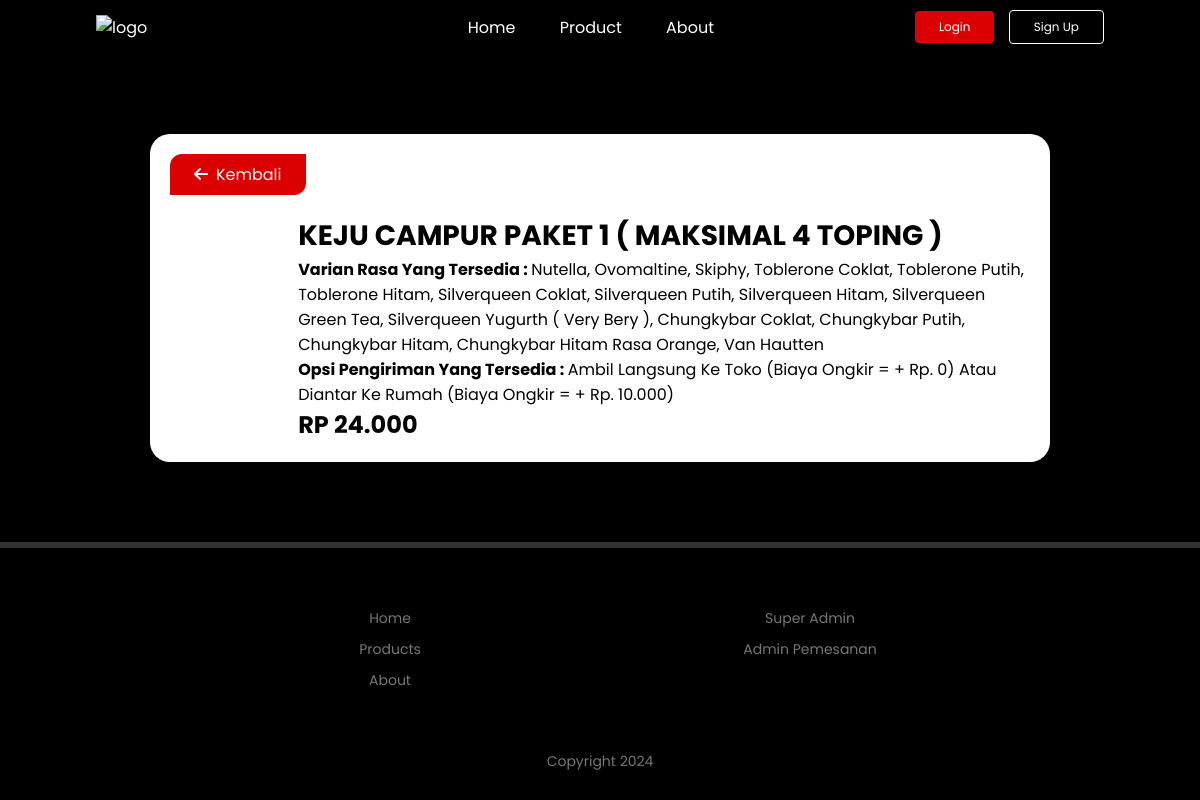
/home/detail-product-TB-BIASA.php?id_menu=28, run on the app's committed database.
### tables this page shows
CREATE TABLE `menu_martabak` (
  `id_menu` int(11) NOT NULL,
  `name_menu` varchar(200) DEFAULT NULL,
  `price` double DEFAULT NULL,
  `img_menu` varchar(200) DEFAULT '',
  `id_category` int(11) DEFAULT NULL,
  `no_varian` varchar(200) DEFAULT '',
  `stok` varchar(200) DEFAULT NULL
);

### home/detail-product-TB-BIASA.php (the view, shortened to what this page needs)
<!DOCTYPE html>
<html lang="en">
<head>
    <link rel="stylesheet" href="../style/style.css">
    <link rel="stylesheet" href="../style/styledashboardnew.css">
</head>
<body>
    <div class="product-nav">
        <nav>
            <img class="logo" src="../asset/logo.jpg" alt="logo">
            <ul id="MenuItems">
                <li><a href="./index.html">Home</a></li>
                <li><a href="./product.php">Product</a></li>
                <li><a href="./about.html">About</a></li>
            </ul>
            <div>
              <a href="../login/login.php"><button id="loginButton">Login</button></a>
              <a href="../login/register.php"><button class="lang-btn" id="signUpButton">Sign Up</button></a>
            </div>
        </nav>
    </div>
    <?php
		        include '../conn.php';
		        $id_menu = $_GET['id_menu'];
		        $data = mysqli_query($conn,"select * from menu_martabak where id_menu='$id_menu'");
		        while($d = mysqli_fetch_array($data)){
              $price=$d['price'];
	          ?>
    <section class="menu-content">
            <a href="./product.php" class="back-btn"><i class="fa fa-arrow-left"></i>Kembali</a>
            <form action="../login/login.php" method="post">
            <div class="detail-card">
                <div class="detail-card-content">
                     <h2 name="name_menu"><?php echo $d['name_menu']; ?></h2>
                     <?php
                        $sql = "select nama_varian from varian_rasa where id_varian BETWEEN 1 AND 16";
                        $result = $conn->query($sql);
                        $ids = array();
                        if ($result->num_rows > 0) {
                            while($row = $result->fetch_assoc()) {
                                $ids[] = $row["nama_varian"];
                            }
                        } else {
                            echo "0 results";
                        }
                        $ids_string = implode(", ", $ids);
                     ?>
                     <p><strong>Varian Rasa Yang Tersedia : </strong><?php echo $ids_string; ?></p>
                     <p><strong>Opsi Pengiriman Yang Tersedia : </strong>Ambil Langsung Ke Toko (Biaya Ongkir = + Rp. 0)
                     Atau Diantar Ke Rumah (Biaya Ongkir = + Rp. 10.000)</p>
                    <div class="flex-price">
                      <h1 name="price"><?php echo "Rp " . number_format("$price", 0, ",", "."); ?></h1>
                    </div>
                    <?php
	                  }
	                  ?>
                </div>
            </div>
          </section>
    <div class="footer">
        <div class="row">
            <div class="col">
                <a href="./index.html">Home</a>
                <a href="./product.php">Products</a>
                <a href="./about.html">About</a>
            </div>
            <div class="col">
              <a href="../admin/login-admin-global.php">Super Admin</a>
              <a href="../admin/login-admin-pemesanan.php">Admin Pemesanan</a>
            </div>
        </div>
        <p class="copyright-text">Copyright 2024</p>
    </div>
</body>
</html>

### style/style.css (style rules this page uses)
* { margin: 0; padding: 0; box-sizing: border-box; font-family: 'Poppins', sans-serif; }
body { background-color: #000; color: #fff; }
nav { display: flex; align-items: center; justify-content: space-between; backdrop-filter: blur(2px); }
.logo { width: 80px; cursor: pointer; margin-right: 10%; }
nav button { border: none; outline: none; background-color: #db0001; color: #fff; padding: 7px 24px; font-size: 12px; border-radius: 4px; margin-left: 10px; cursor: pointer; }
nav ul { display: inline-block; list-style-type: none; }
nav ul li { display: inline-block; margin-right: 20px; margin-left: 20px; }
nav ul li a { text-decoration: none; color: #fff; }
.lang-btn { background: transparent; border: 1px solid #fff; padding: 7px 24px; }
.row { display: flex; align-items: center; width: 100%; flex-wrap: wrap; padding: 50px 0; }
.footer { padding: 50px 15% 10px; border-top: 6px solid #333; color: #777; }
.footer .col { flex-basis: 25%; flex-grow: 1; margin-bottom: 20px; }
.footer .col a { display: block; color: #777; font-size: 14px; margin-bottom: 10px; text-decoration: none; text-align: center; }
.footer .row { align-items: flex-start; padding: 10px 0px; }
.copyright-text { font-size: 14px; margin-top: 20px; margin-bottom: 10px; text-align: center; }
.product-nav { width: 100%; position: relative; padding: 10px 8%; }

### style/styledashboardnew.css (style rules this page uses)
.menu-content { height: auto; margin: 80px 150px 80px 150px; background-color: #fff; padding: 20px; border-radius: 20px; display: flex; flex-direction: column; align-items: flex-start; box-shadow: 0 20px 35px rgba(0, 0, 0, 0.1); justify-content: space-around; color: black; }
.menu-content h1 { font-size: 24px; font-family: "Poppins", sans-serif; text-transform: uppercase; }
.back-btn { padding: 8px 24px; margin-bottom: 20px; background-color: #db0001; color: #fff; border-radius: 12px 0; cursor: pointer; text-decoration: none; }
.back-btn i { margin-right: 8px; }
.detail-card { display: flex; flex-wrap: nowrap; align-items: flex-start; width: 100%; flex-direction: row; }
.detail-card .detail-card-content { width: auto; display: flex; flex-direction: column; align-items: flex-start; height: auto; }
.detail-card .detail-card-content h2 { font-size: 28px; }

### data on the page
menu_martabak: name_menu "KEJU CAMPUR PAKET 1 ( MAKSIMAL 4 TOPING )", ids_string "Nutella, Ovomaltine, Skiphy, Toblerone Coklat, Toblerone Putih, Toblerone Hitam, Silverqueen Coklat, Silverqueen Putih, Silverqueen Hitam, Silverqueen Green Tea, Silverqueen Yugurth ( Very Bery ), Chungkybar Coklat, Chungkybar Putih, Chungkybar Hitam, Chungkybar Hitam Rasa Orange, Van Hautten", price "24.000"
